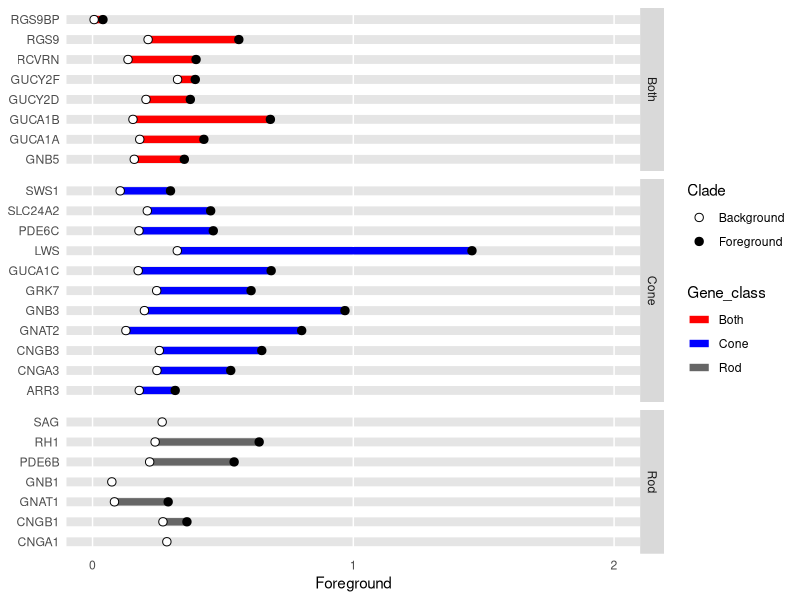
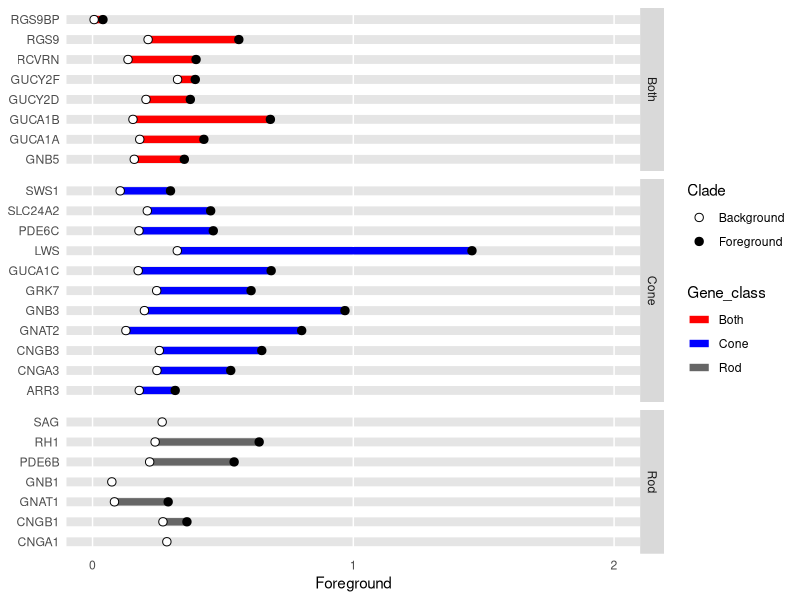

The R script that drew these images, in order:
## Plots clade model dN/dS estimates by gene
## dumbbell plot format
## Last updated 20220523 by avn

library(tidyverse)

dnds <- read.csv("Snake_Reptile_CmC.csv")

# Transforms to wide format for plotting lines
dnds_line <- spread(dnds, key = Clade, value = dNdS)

## Plots the dN/dS values for each clade by gene and grouped by photoreceptor class
ggplot() +
	# Plots lines between dN/dS values
	geom_segment(
		data = dnds_line,
			aes(x = Foreground, 
				y = Gene_name, 
				xend = Background, 
				yend = Gene_name, 
				colour = Gene_class), 
			size=2.5) +
	# Plots the dN/dS for both clades as points
	geom_point(
		data = dnds,
			aes(x=dNdS, 
				y=Gene_name, 
				fill=Clade),
		size=2.5, 
		shape = 21) + 
	# Colour scheme for the different photoreceptor classes
	scale_color_manual(values=c('red', 'blue', 'grey40')) +
	# Coloiur scheme for the background and foreground dN/dS
	scale_fill_manual(values=c('white','black')) +
	# Groups data by photoreceptor class
	facet_grid(scales="free_y",space="free_y", facets = Gene_class ~ .) +
	# Scales axis and sets the aesthetics for the chart
	scale_x_continuous(limits=c(0, 2),breaks=seq(0, 2, 1)) +
	theme(axis.text.x = element_text(angle = 0, hjust = 0.5), 
		panel.background = element_rect(fill = "white"),
		panel.grid.major = element_line(size = 3, colour = "grey90"),
		panel.grid.minor.x = element_blank(),
		panel.grid.major.x = element_line(colour = "white",size = 0.5),
		axis.ticks.x = element_blank(),
		axis.ticks.y = element_blank(),
		axis.title.y = element_blank())

ggsave('Snake_Reptile_CmC_dumbbell_plot.pdf')

